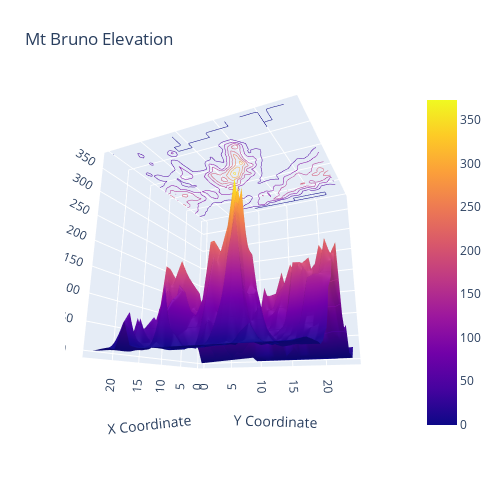

Notebook cell for this chart:
### Code cell
# Create a Figure with a Surface plot using the elevation data
fig = go.Figure(data=[go.Surface(z=z_data.values)])

# Update the surface trace with contour lines on the z-axis
fig.update_traces(
    contours_z=dict(
        show=True,          # Display the contour lines
        usecolormap=True,   # Use the surface's colormap for the contours
        highlightcolor="limegreen",  # Set the highlight color for contours
        project_z=True      # Project the contours onto the z-plane
    )
)

# Update the layout of the figure:
fig.update_layout(
    title=dict(text='Mt Bruno Elevation'),  # Set the plot title
    autosize=False,                           # Disable automatic sizing
    scene=dict(
        # Custom axis labels
        xaxis=dict(title='X Coordinate'),
        yaxis=dict(title='Y Coordinate'),
        zaxis=dict(title='Elevation (m)'),
        camera_eye=dict(x=1.87, y=0.88, z=-0.64)
    ),
    width=500,    # Set the width of the figure
    height=500,   # Set the height of the figure
    margin=dict(l=65, r=50, b=65, t=90)  # Set custom margins for the figure layout
)

# Render and display the figure
fig.show()

### Figure 1 — Plotly figure (JSON) as saved in the notebook; plotly's stock layout.template omitted (floating-point values rounded to 4 significant figures; data arrays with more than 128 entries replaced by an {"elided": "..."} marker saying what was removed)
{"data": [{"contours": {"z": {"highlightcolor": "limegreen", "project": {"z": true}, "show": true, "usecolormap": true}}, "type": "surface", "z": {"elided": "25x25 float values"}}], "layout": {"autosize": false, "height": 500, "margin": {"b": 65, "l": 65, "r": 50, "t": 90}, "scene": {"aspectmode": "auto", "aspectratio": {"x": 1, "y": 1, "z": 1}, "camera": {"eye": {"x": 1.87, "y": 0.88, "z": -0.64}}, "xaxis": {"title": {"text": "X Coordinate"}}, "yaxis": {"title": {"text": "Y Coordinate"}}, "zaxis": {"title": {"text": "Elevation (m)"}, "type": "linear"}}, "title": {"text": "Mt Bruno Elevation"}, "width": 500}}
